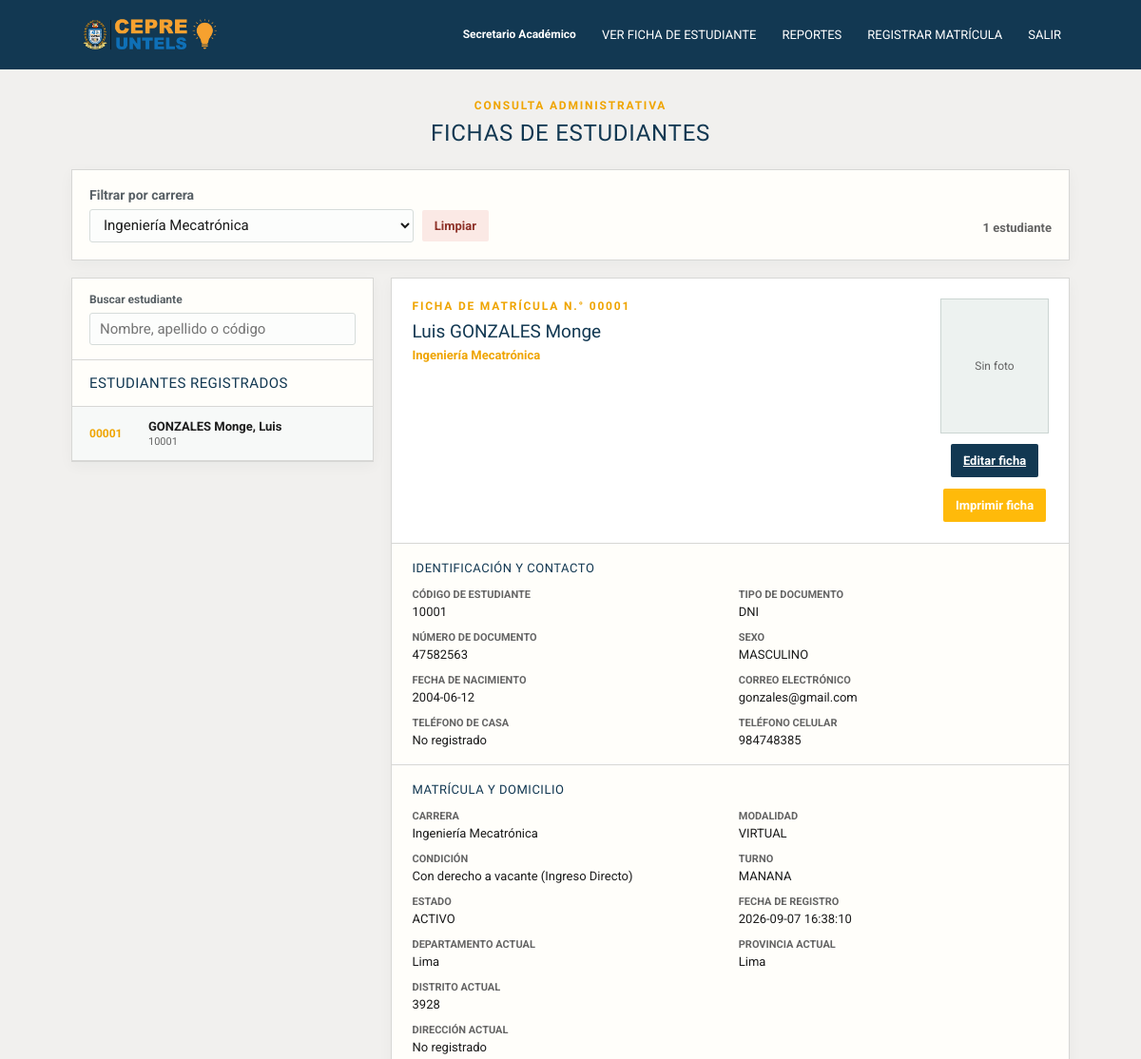
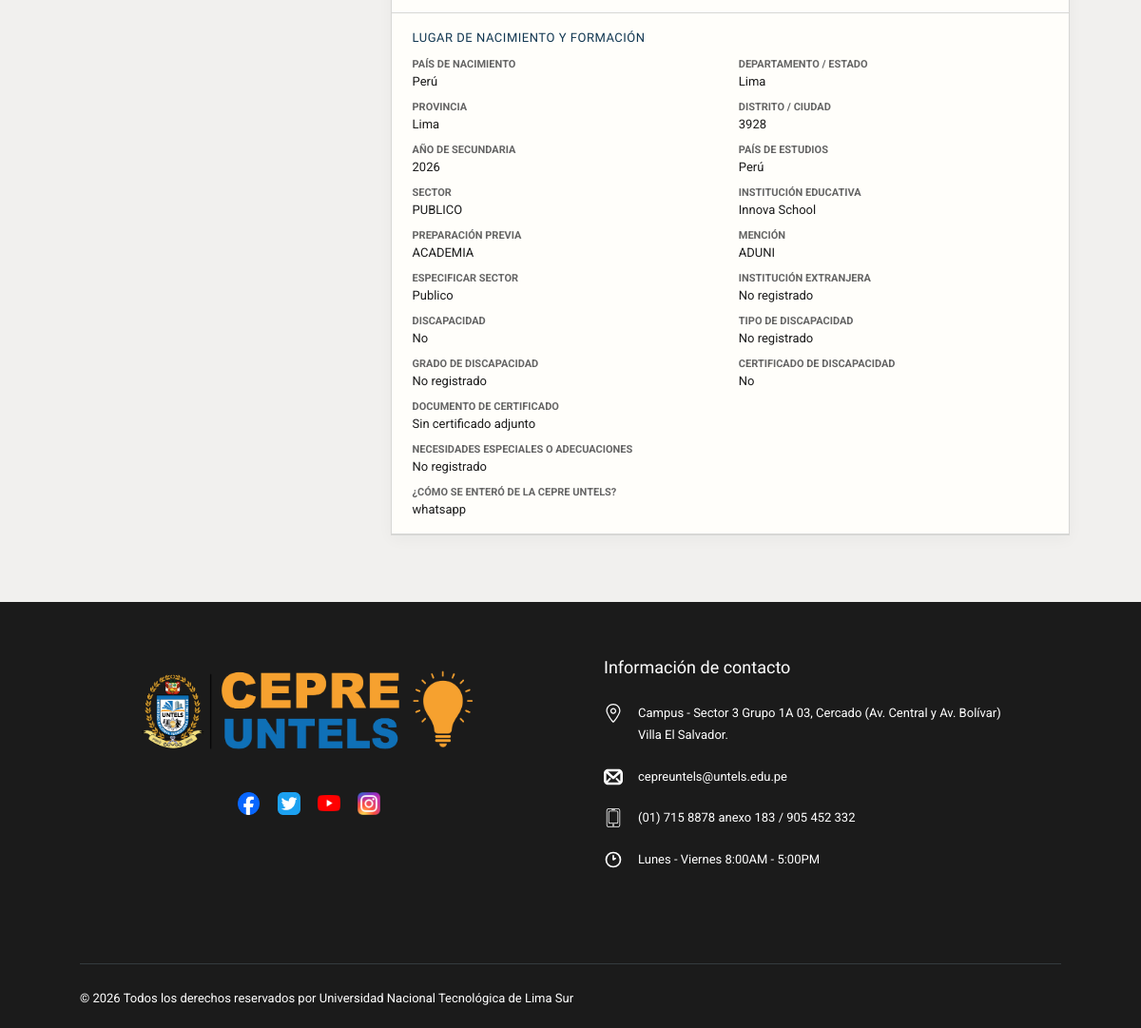
Screenshot of /public/fichas.php?carrera_id=8&matricula_id=1 (signed in) with the database file from the repository (2 pictures, top to bottom).
### tables this page shows
CREATE TABLE `matriculas` (
  `id` bigint(20) UNSIGNED NOT NULL,
  `numero` varchar(30) NOT NULL,
  `estudiante_id` int(11) NOT NULL,
  `periodo_id` smallint(5) UNSIGNED NOT NULL,
  `condicion_id` tinyint(3) UNSIGNED NOT NULL,
  `turno_id` tinyint(3) UNSIGNED NOT NULL,
  `modalidad_clase_id` tinyint(3) UNSIGNED NOT NULL,
  `carrera_id` int(11) NOT NULL,
  `estado` enum('BORRADOR','PENDIENTE','OBSERVADA','CONFIRMADA','ANULADA') NOT NULL DEFAULT 'BORRADOR',
  `fecha_registro` datetime NOT NULL DEFAULT current_timestamp(),
  `observaciones` varchar(500) DEFAULT NULL
);

CREATE TABLE `estudiantes` (
  `id_estudiante` int(11) NOT NULL,
  `numero_matricula` varchar(10) NOT NULL,
  `codigo_estudiante` varchar(20) DEFAULT NULL,
  `apellido_paterno` varchar(50) NOT NULL,
  `apellido_materno` varchar(50) NOT NULL,
  `nombres` varchar(100) NOT NULL,
  `tipo_documento` enum('DNI','CE','PASAPORTE') DEFAULT 'DNI',
  `numero_documento` varchar(20) NOT NULL,
  `sexo` enum('MASCULINO','FEMENINO') NOT NULL,
  `fecha_nacimiento` date NOT NULL,
  `email` varchar(100) NOT NULL,
  `telefono_casa` varchar(15) DEFAULT NULL,
  `telefono_celular` varchar(15) NOT NULL,
  `pais_actual` varchar(50) DEFAULT NULL,
  `departamento_actual` varchar(50) DEFAULT NULL,
  `provincia_actual` varchar(50) DEFAULT NULL,
  `distrito_actual` varchar(50) DEFAULT NULL,
  `direccion_actual` text DEFAULT NULL,
  `pais_nacimiento` varchar(50) DEFAULT NULL,
  `departamento_nacimiento` varchar(50) DEFAULT NULL,
  `provincia_nacimiento` varchar(50) DEFAULT NULL,
  `distrito_nacimiento` varchar(50) DEFAULT NULL,
  `anio_concluye_secundaria` year(4) DEFAULT NULL,
  `institucion_educativa` varchar(100) DEFAULT NULL,
  `preparacion_anterior` varchar(50) DEFAULT NULL,
  `mencion` varchar(100) DEFAULT NULL,
  `carrera_postula` varchar(100) NOT NULL,
  `tiene_enfermedad` tinyint(1) DEFAULT 0,
  `tratamiento` text DEFAULT NULL,
  `nombre_apoderado` varchar(100) DEFAULT NULL,
  `telefono_apoderado` varchar(15) DEFAULT NULL,
  `como_se_entero` varchar(100) DEFAULT NULL,
  `modalidad` enum('REGULAR','INTENSIVO','SEMIPRESENCIAL') DEFAULT 'REGULAR',
  `condicion` enum('ORDINARIO','EXTRAORDINARIO') DEFAULT 'ORDINARIO',
  `turno` enum('MANANA','TARDE','NOCHE') NOT NULL,
  `estado` enum('ACTIVO','INACTIVO','RETIRADO') DEFAULT 'ACTIVO',
  `fecha_registro` timestamp NOT NULL DEFAULT current_timestamp(),
  `fecha_actualizacion` timestamp NOT NULL DEFAULT current_timestamp() ON UPDATE current_timestamp()
);

CREATE TABLE `carreras` (
  `id_carrera` int(11) NOT NULL,
  `nombre_carrera` varchar(100) NOT NULL,
  `descripcion` text DEFAULT NULL,
  `estado` enum('ACTIVO','INACTIVO') DEFAULT 'ACTIVO',
  `fecha_creacion` timestamp NOT NULL DEFAULT current_timestamp()
);

CREATE TABLE `modalidades_clase` (
  `id` tinyint(3) UNSIGNED NOT NULL,
  `nombre` varchar(30) NOT NULL
);

CREATE TABLE `condiciones_matricula` (
  `id` tinyint(3) UNSIGNED NOT NULL,
  `nombre` varchar(40) NOT NULL
);

CREATE TABLE `turnos` (
  `id` tinyint(3) UNSIGNED NOT NULL,
  `nombre` varchar(30) NOT NULL
);

CREATE TABLE `informacion_academica` (
  `id` bigint(20) UNSIGNED NOT NULL,
  `matricula_id` bigint(20) UNSIGNED NOT NULL,
  `anio_conclusion_secundaria` year(4) NOT NULL,
  `pais` varchar(80) NOT NULL,
  `departamento_ubigeo` char(6) DEFAULT NULL,
  `provincia_ubigeo` char(6) DEFAULT NULL,
  `distrito_ubigeo` char(6) DEFAULT NULL,
  `departamento_extranjero` varchar(120) DEFAULT NULL,
  `provincia_extranjera` varchar(120) DEFAULT NULL,
  `distrito_extranjero` varchar(120) DEFAULT NULL,
  `sector_id` tinyint(3) UNSIGNED DEFAULT NULL,
  `especificar_sector` varchar(120) DEFAULT NULL,
  `nombre_institucion` varchar(150) DEFAULT NULL,
  `nombre_institucion_extranjera` varchar(150) DEFAULT NULL,
  `preparacion_previa_id` tinyint(3) UNSIGNED DEFAULT NULL,
  `mencion` varchar(120) DEFAULT NULL,
  `tiene_discapacidad` tinyint(1) NOT NULL DEFAULT 0,
  `tipo_discapacidad` varchar(30) DEFAULT NULL,
  `otro_tipo_discapacidad` varchar(120) DEFAULT NULL,
  `grado_discapacidad` varchar(20) DEFAULT NULL,
  `necesidades_especiales` varchar(500) DEFAULT NULL,
  `tiene_certificado_discapacidad` tinyint(1) NOT NULL DEFAULT 0,
  `como_se_entero_cepre` varchar(150) DEFAULT NULL
);

CREATE TABLE `sectores` (
  `id` tinyint(3) UNSIGNED NOT NULL,
  `nombre` varchar(60) NOT NULL
);

CREATE TABLE `preparaciones_previas` (
  `id` tinyint(3) UNSIGNED NOT NULL,
  `nombre` varchar(80) NOT NULL
);

### public/fichas.php (the view, shortened to what the rows shown need)
<?php
require_once __DIR__ . '/../app/models/MatriculaModel.php';
$model = new MatriculaModel();
$carreraId = filter_var($_GET['carrera_id'] ?? null, FILTER_VALIDATE_INT, ['options' => ['min_range' => 1]]);
$matriculaId = filter_var($_GET['matricula_id'] ?? null, FILTER_VALIDATE_INT, ['options' => ['min_range' => 1]]);
$carreraSeleccionada = $carreraId !== false && $carreraId !== null;
$estudiantes = $carreraSeleccionada ? $model->listarEstudiantes($carreraId) : [];
$ficha = $matriculaId === false || $matriculaId === null ? null : $model->fichaEstudiante($matriculaId);
function fichaValue(array $ficha, string $key): string
{
    $value = $ficha[$key] ?? null;
    return $value === null || $value === '' ? 'No registrado' : htmlspecialchars((string) $value, ENT_QUOTES, 'UTF-8');
}
?>
<!DOCTYPE html>
<html lang="es">
<head>
    <link rel="stylesheet" href="/cepre_untels/public/css/app.css?v=20260909">
</head>
<body>
    <main class="page-shell">
        <div class="page-heading">
            <h1>FICHAS DE ESTUDIANTES</h1>
        </div>
        <?php if (!$carreraSeleccionada): ?>
            <p class="selection-hint selection-hint--initial">Selecciona un estudiante para ver su ficha completa.</p>
        <?php else: ?>
        <section class="ficha-layout">
            <div class="panel student-list">
                <h2 class="panel-title">Estudiantes registrados</h2>
                <?php if (!$estudiantes): ?>
                    <p class="empty-state">No hay estudiantes registrados para este filtro.</p>
                <?php else: ?>
                    <div class="student-list__items">
                        <?php foreach ($estudiantes as $estudiante): ?>
                            <a class="student-row <?= $ficha !== null && (int) $ficha['matricula_id'] === (int) $estudiante['matricula_id'] ? 'student-row--active' : '' ?>" href="?carrera_id=<?= (int) ($carreraId ?? 0) ?>&matricula_id=<?= (int) $estudiante['matricula_id'] ?>">
                                <span class="student-row__number"><?= htmlspecialchars($estudiante['numero'], ENT_QUOTES, 'UTF-8') ?></span>
                                <span class="student-row__name"><?= htmlspecialchars(trim($estudiante['apellido_paterno'] . ' ' . $estudiante['apellido_materno'] . ', ' . $estudiante['nombres']), ENT_QUOTES, 'UTF-8') ?></span>
                                <small><?= htmlspecialchars((string) ($estudiante['codigo_estudiante'] ?? 'Sin código'), ENT_QUOTES, 'UTF-8') ?></small>
                            </a>
                        <?php endforeach; ?>
                    </div>
                <?php endif; ?>
            </div>
            <?php if ($ficha !== null): ?>
                <article class="panel student-sheet">
                    <div class="sheet-header">
                        <div>
                            <p class="eyebrow">Ficha de matrícula N.° <?= fichaValue($ficha, 'numero') ?></p>
                            <h2><?= fichaValue($ficha, 'nombres') ?> <?= fichaValue($ficha, 'apellido_paterno') ?> <?= fichaValue($ficha, 'apellido_materno') ?></h2>
                            <p class="sheet-subtitle"><?= fichaValue($ficha, 'nombre_carrera') ?></p>
                        </div>
                        <div class="sheet-header__actions">
                            <div class="student-photo-frame">
                                <span>Sin foto</span>
                            </div>
                            <a class="button button--dark" href="/cepre_untels/public/editar.php?matricula_id=<?= (int) $ficha['matricula_id'] ?>">Editar ficha</a>
                            <button class="button button--gold" type="button" onclick="window.print()">Imprimir ficha</button>
                        </div>
                    </div>
                    <div class="sheet-section">
                        <h3>Identificación y contacto</h3>
                        <dl class="detail-grid">
                            <div><dt>Código de estudiante</dt><dd><?= fichaValue($ficha, 'codigo_estudiante') ?></dd></div>
                            <div><dt>Tipo de documento</dt><dd><?= fichaValue($ficha, 'tipo_documento') ?></dd></div>
                            <div><dt>Número de documento</dt><dd><?= fichaValue($ficha, 'numero_documento') ?></dd></div>
                            <div><dt>Sexo</dt><dd><?= fichaValue($ficha, 'sexo') ?></dd></div>
                            <div><dt>Fecha de nacimiento</dt><dd><?= fichaValue($ficha, 'fecha_nacimiento') ?></dd></div>
                            <div><dt>Correo electrónico</dt><dd><?= fichaValue($ficha, 'email') ?></dd></div>
                            <div><dt>Teléfono de casa</dt><dd><?= fichaValue($ficha, 'telefono_casa') ?></dd></div>
                            <div><dt>Teléfono celular</dt><dd><?= fichaValue($ficha, 'telefono_celular') ?></dd></div>
                        </dl>
                    </div>
                    <div class="sheet-section">
                        <h3>Matrícula y domicilio</h3>
                        <dl class="detail-grid">
                            <div><dt>Carrera</dt><dd><?= fichaValue($ficha, 'nombre_carrera') ?></dd></div>
                            <div><dt>Modalidad</dt><dd><?= fichaValue($ficha, 'modalidad_nombre') ?></dd></div>
                            <div><dt>Condición</dt><dd><?= fichaValue($ficha, 'condicion_nombre') ?></dd></div>
                            <div><dt>Turno</dt><dd><?= fichaValue($ficha, 'turno_nombre') ?></dd></div>
                            <div><dt>Estado</dt><dd><?= fichaValue($ficha, 'estado') ?></dd></div>
                            <div><dt>Fecha de registro</dt><dd><?= fichaValue($ficha, 'fecha_registro') ?></dd></div>
                            <div><dt>Departamento actual</dt><dd><?= fichaValue($ficha, 'departamento_actual') ?></dd></div>
                            <div><dt>Provincia actual</dt><dd><?= fichaValue($ficha, 'provincia_actual') ?></dd></div>
                            <div><dt>Distrito actual</dt><dd><?= fichaValue($ficha, 'distrito_actual_nombre') ?></dd></div>
                            <div class="detail-grid__wide"><dt>Dirección actual</dt><dd><?= fichaValue($ficha, 'direccion_actual') ?></dd></div>
                        </dl>
                    </div>
                    <div class="sheet-section">
                        <h3>Lugar de nacimiento y formación</h3>
                        <dl class="detail-grid">
                            <div><dt>País de nacimiento</dt><dd><?= fichaValue($ficha, 'pais_nacimiento') ?></dd></div>
                            <div><dt>Departamento / estado</dt><dd><?= fichaValue($ficha, 'departamento_nacimiento') ?></dd></div>
                            <div><dt>Provincia</dt><dd><?= fichaValue($ficha, 'provincia_nacimiento') ?></dd></div>
                            <div><dt>Distrito / ciudad</dt><dd><?= fichaValue($ficha, 'distrito_nacimiento_nombre') ?></dd></div>
                            <div><dt>Año de secundaria</dt><dd><?= fichaValue($ficha, 'anio_conclusion_secundaria') ?></dd></div>
                            <div><dt>País de estudios</dt><dd><?= fichaValue($ficha, 'pais_estudios') ?></dd></div>
                            <div><dt>Sector</dt><dd><?= fichaValue($ficha, 'sector_nombre') ?></dd></div>
                            <div><dt>Institución educativa</dt><dd><?= fichaValue($ficha, 'nombre_institucion') !== 'No registrado' ? fichaValue($ficha, 'nombre_institucion') : fichaValue($ficha, 'institucion_educativa') ?></dd></div>
                            <div><dt>Preparación previa</dt><dd><?= fichaValue($ficha, 'preparacion_nombre') ?></dd></div>
                            <div><dt>Mención</dt><dd><?= fichaValue($ficha, 'mencion_academica') !== 'No registrado' ? fichaValue($ficha, 'mencion_academica') : fichaValue($ficha, 'mencion') ?></dd></div>
                            <div><dt>Especificar sector</dt><dd><?= fichaValue($ficha, 'especificar_sector') ?></dd></div>
                            <div><dt>Institución extranjera</dt><dd><?= fichaValue($ficha, 'nombre_institucion_extranjera') ?></dd></div>
                            <div><dt>Discapacidad</dt><dd><?= (int) ($ficha['tiene_discapacidad'] ?? 0) === 1 ? 'Sí' : 'No' ?></dd></div>
                            <div><dt>Tipo de discapacidad</dt><dd><?= fichaValue($ficha, 'tipo_discapacidad') !== 'No registrado' ? fichaValue($ficha, 'tipo_discapacidad') : fichaValue($ficha, 'otro_tipo_discapacidad') ?></dd></div>
                            <div><dt>Grado de discapacidad</dt><dd><?= fichaValue($ficha, 'grado_discapacidad') ?></dd></div>
                            <div><dt>Certificado de discapacidad</dt><dd><?= (int) ($ficha['tiene_certificado_discapacidad'] ?? 0) === 1 ? 'Sí' : 'No' ?></dd></div>
                            <div><dt>Documento de certificado</dt><dd><?php if (!empty($ficha['certificado_ruta'])): ?><a class="button button--gold" href="/cepre_untels/public/archivo.php?matricula_id=<?= (int) $ficha['matricula_id'] ?>&tipo=certificado" target="_blank" rel="noopener">Ver certificado</a><?php else: ?>Sin certificado adjunto<?php endif; ?></dd></div>
                            <div class="detail-grid__wide"><dt>Necesidades especiales o adecuaciones</dt><dd><?= fichaValue($ficha, 'necesidades_especiales') ?></dd></div>
                            <div><dt>¿Cómo se enteró de la CEPRE UNTELS?</dt><dd><?= fichaValue($ficha, 'como_se_entero_cepre') ?></dd></div>
                        </dl>
                    </div>
                </article>
            <?php else: ?>
                <p class="selection-hint">Selecciona un estudiante para ver su ficha completa.</p>
            <?php endif; ?>
        </section>
        <?php endif; ?>
    </main>
    <?php require __DIR__ . '/../app/views/partials/site-footer.php'; ?>
</body>
</html>

### rows the page displays
matriculas: numero "00001", estudiante.nombres "GONZALES Monge, Luis", estudiante.codigo_estudiante "10001", estudiante.nombres "Luis", estudiante.apellido_paterno "GONZALES", estudiante.apellido_materno "Monge", carrera.nombre_carrera "Ingeniería Mecatrónica", estudiante.tipo_documento "DNI", estudiante.numero_documento "47582563", estudiante.sexo "MASCULINO", estudiante.fecha_nacimiento "2004-06-12", estudiante.email "gonzales@gmail.com", estudiante.telefono_celular "984748385", modalidad_clase.nombre "VIRTUAL", condicion.nombre "Con derecho a vacante (Ingreso Directo)", turno.nombre "MANANA", estudiante.estado "ACTIVO", estudiante.fecha_registro "2026-09-07 16:38:10", estudiante.departamento_actual "Lima", estudiante.provincia_actual "Lima", estudiante.pais_nacimiento "Perú", estudiante.departamento_nacimiento "Lima", estudiante.provincia_nacimiento "Lima", informacion_academica.anio_conclusion_secundaria "2026", informacion_academica.pais "Perú", sectores.nombre "PUBLICO", informacion_academica.nombre_institucion "Innova School", preparaciones_previas.nombre "ACADEMIA", informacion_academica.mencion "ADUNI", informacion_academica.especificar_sector "Publico", informacion_academica.como_se_entero_cepre "whatsapp"

### other values shown
currentUser()['nombre'] "Secretario Académico"
count($estudiantes) "1"
fichaValue($ficha, 'telefono_casa') "No registrado"
fichaValue($ficha, 'distrito_actual_nombre') "3928"
fichaValue($ficha, 'direccion_actual') "No registrado"
fichaValue($ficha, 'distrito_nacimiento_nombre') "3928"
fichaValue($ficha, 'nombre_institucion_extranjera') "No registrado"
fichaValue($ficha, 'otro_tipo_discapacidad') "No registrado"
fichaValue($ficha, 'grado_discapacidad') "No registrado"
fichaValue($ficha, 'necesidades_especiales') "No registrado"
form field carrera_id "Ingeniería Mecatrónica"
